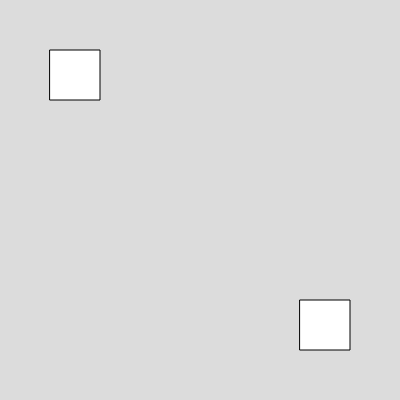
Frame 1 (no input)
Frame 60 (no input): blank canvas, image omitted
Frame 120 (the mouse pressed at the canvas centre since frame 60): blank canvas, image omitted

The p5.js sketch that drew this single still picture (run headless with seeded random() and noise() and a simulated clock; from frame 60 on, the mouse is pressed at the canvas centre):

// p5.js sketch
// ── sketch.js
var box
var box1

function setup() 
{
  createCanvas(400, 400);
  box = new Box(50,50,50,50,2,2);
  box1 = new Box(300,300,50,50,2,-2);
}

function draw() 
{
  background(220);
  box.show();
  box.moveUp();

  box1.show();
  box1.moveUp();
}


// ── box.js
class Box
  {
    constructor(x,y,w,h,vx, vy)
    {
      this.x =x;
      this.y =y;
      this.w =w;
      this.h = h;
      this.vx = vx;
      this.vy = vy;
    }
    
    show()
    {
      rect(this.x,this.y,this.w,this.h)
    }
    
    move()
    {
      this.x = this.x+this.vx;
    }
    moveUp(){
      this.y = this.y-this.vy;
    }
  }
  

  
